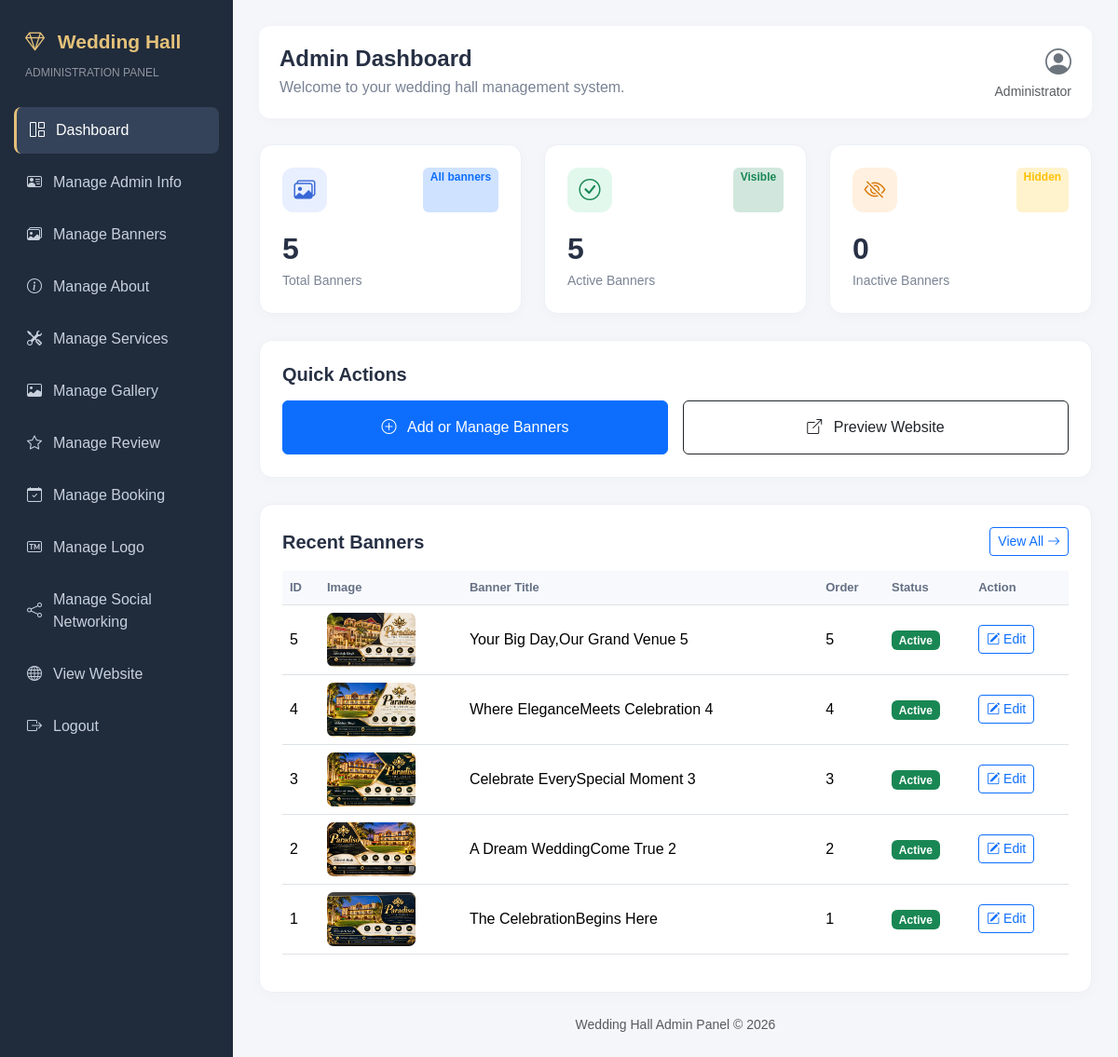
The app's page /dashboard.php (signed in) with its own data.
### tables this page shows
CREATE TABLE `banners` (
  `id` int(11) NOT NULL,
  `banner_title` varchar(200) NOT NULL,
  `banner_subtitle` varchar(255) NOT NULL,
  `banner_description` text DEFAULT NULL,
  `banner_image` varchar(255) NOT NULL,
  `button_text` varchar(100) DEFAULT 'GET IN TOUCH',
  `button_link` varchar(255) DEFAULT '#contact',
  `sort_order` int(11) DEFAULT 0,
  `status` tinyint(1) DEFAULT 1,
  `created_at` timestamp NOT NULL DEFAULT current_timestamp()
);

### dashboard.php (the view, shortened to what this page needs)
<?php
include'config/db.php';
$stats = $conn->query("
    SELECT
        COUNT(*) AS total,
        COALESCE(SUM(status = 1), 0) AS active,
        COALESCE(SUM(status = 0), 0) AS inactive
    FROM banners
")->fetch_assoc();
$totalBanners = (int)$stats['total'];
$activeBanners = (int)$stats['active'];
$inactiveBanners = (int)$stats['inactive'];
$recentBanners = $conn->query("
    SELECT id, banner_title, banner_image, status, sort_order
    FROM banners
    ORDER BY id DESC
    LIMIT 5
");
function e($value) {
    return htmlspecialchars((string)$value, ENT_QUOTES, 'UTF-8');
}
?>
<!DOCTYPE html>
<html lang="en">
<head>
    <link href="https://cdn.jsdelivr.net/npm/bootstrap@5.3.3/dist/css/bootstrap.min.css"
          rel="stylesheet">
    <link href="https://cdn.jsdelivr.net/npm/bootstrap-icons@1.11.3/font/bootstrap-icons.css"
          rel="stylesheet">
          <link rel="stylesheet" href="https://cdn.jsdelivr.net/npm/bootstrap-icons@1.11.3/font/bootstrap-icons.min.css">
   <link rel="stylesheet" href="css/dashboard.css">
</head>
<body>
<aside class="sidebar">
    <div class="brand">
        <i class="bi bi-gem me-2"></i>
        Wedding Hall
        <div class="small text-white-50 mt-2"
             style="font-size:12px;font-weight:400;">
            ADMINISTRATION PANEL
        </div>
    </div>
   <nav>
    <a href="dashboard.php" class="nav-link active">
        <i class="bi bi-grid-1x2"></i> Dashboard
    </a>
    <a href="manage_admin_info.php" class="nav-link">
        <i class="bi bi-person-vcard"></i> Manage Admin Info
    </a>
    <a href="manage_banner.php" class="nav-link">
        <i class="bi bi-images"></i> Manage Banners
    </a>
    <a href="manage_about.php" class="nav-link">
        <i class="bi bi-info-circle"></i> Manage About
    </a>
    <a href="manage_services.php" class="nav-link">
        <i class="bi bi-tools"></i> Manage Services
    </a>
    <a href="manage_gallery.php" class="nav-link">
        <i class="bi bi-image"></i> Manage Gallery
    </a>
    <a href="manage_review.php" class="nav-link">
        <i class="bi bi-star"></i> Manage Review
    </a>
    <a href="manage_booking.php" class="nav-link">
        <i class="bi bi-calendar-check"></i> Manage Booking
    </a>
    <a href="manage_logo.php" class="nav-link">
        <i class="bi bi-badge-tm"></i> Manage Logo
    </a>
    <a href="manage_social.php" class="nav-link">
        <i class="bi bi-share"></i> Manage Social Networking
    </a>
    <a href="index.php" target="_blank" class="nav-link">
        <i class="bi bi-globe"></i> View Website
    </a>
    <a href="logout.php" class="nav-link">
        <i class="bi bi-box-arrow-right"></i> Logout
    </a>
</nav>
</aside>
<main class="main-content">
    <div class="topbar">
        <div>
            <h4 class="mb-0 fw-bold">Admin Dashboard</h4>
            <div class="welcome">
                Welcome to your wedding hall management system.
            </div>
        </div>
        <div class="text-end">
            <i class="bi bi-person-circle fs-3 text-secondary"></i>
            <div class="small text-muted">Administrator</div>
        </div>
    </div>
    <div class="row g-4">
        <div class="col-12 col-md-4">
            <div class="stat-card">
                <div class="d-flex justify-content-between">
                    <div class="stat-icon"
                         style="background:#e8efff;color:#3867d6;">
                        <i class="bi bi-images"></i>
                    </div>
                    <span class="badge bg-primary-subtle text-primary">
                        All banners
                    </span>
                </div>
                <div class="stat-number">
                    <?= $totalBanners ?>
                </div>
                <div class="stat-label">Total Banners</div>
            </div>
        </div>
        <div class="col-12 col-md-4">
            <div class="stat-card">
                <div class="d-flex justify-content-between">
                    <div class="stat-icon"
                         style="background:#e2f8ed;color:#198754;">
                        <i class="bi bi-check-circle"></i>
                    </div>
                    <span class="badge bg-success-subtle text-success">
                        Visible
                    </span>
                </div>
                <div class="stat-number">
                    <?= $activeBanners ?>
                </div>
                <div class="stat-label">Active Banners</div>
            </div>
        </div>
        <div class="col-12 col-md-4">
            <div class="stat-card">
                <div class="d-flex justify-content-between">
                    <div class="stat-icon"
                         style="background:#fff0df;color:#d97706;">
                        <i class="bi bi-eye-slash"></i>
                    </div>
                    <span class="badge bg-warning-subtle text-warning">
                        Hidden
                    </span>
                </div>
                <div class="stat-number">
                    <?= $inactiveBanners ?>
                </div>
                <div class="stat-label">Inactive Banners</div>
            </div>
        </div>
    </div>
    <div class="content-card">
        <h5 class="fw-bold mb-3">Quick Actions</h5>
        <div class="row g-3">
            <div class="col-12 col-md-6">
                <a href="banner_admin.php"
                   class="btn btn-primary w-100 py-3">
                    <i class="bi bi-plus-circle me-2"></i>
                    Add or Manage Banners
                </a>
            </div>
            <div class="col-12 col-md-6">
                <a href="index.php" target="_blank"
                   class="btn btn-outline-dark w-100 py-3">
                    <i class="bi bi-box-arrow-up-right me-2"></i>
                    Preview Website
                </a>
            </div>
        </div>
    </div>
    <div class="content-card">
        <div class="d-flex justify-content-between
                    align-items-center flex-wrap gap-2 mb-3">
            <h5 class="fw-bold mb-0">Recent Banners</h5>
            <a href="banner_admin.php"
               class="btn btn-sm btn-outline-primary">
                View All <i class="bi bi-arrow-right"></i>
            </a>
        </div>
        <div class="table-responsive">
            <table class="table table-hover">
                <thead>
                    <tr>
                        <th>ID</th>
                        <th>Image</th>
                        <th>Banner Title</th>
                        <th>Order</th>
                        <th>Status</th>
                        <th>Action</th>
                    </tr>
                </thead>
                <tbody>
                <?php if ($recentBanners->num_rows > 0): ?>
                    <?php while ($banner = $recentBanners->fetch_assoc()): ?>
                        <tr>
                            <td><?= (int)$banner['id'] ?></td>
                            <td>
                                <img
                                    src="<?= e($banner['banner_image']) ?>"
                                    class="banner-image"
                                    alt="Banner image">
                            </td>
                            <td>
                                <?= e(strip_tags($banner['banner_title'])) ?>
                            </td>
                            <td><?= (int)$banner['sort_order'] ?></td>
                            <td>
                                <?php if ((int)$banner['status'] === 1): ?>
                                    <span class="badge bg-success">
                                        Active
                                    </span>
                                <?php else: ?>
                                    <span class="badge bg-secondary">
                                        Inactive
                                    </span>
                                <?php endif; ?>
                            </td>
                            <td>
                                <a href="banner_admin.php?edit=<?= (int)$banner['id'] ?>"
                                   class="btn btn-sm btn-outline-primary">
                                    <i class="bi bi-pencil-square"></i> Edit
                                </a>
                            </td>
                        </tr>
                    <?php endwhile; ?>
                <?php endif; ?>
                </tbody>
            </table>
        </div>
    </div>
    <p class="text-center text-muted small mt-4">
        Wedding Hall Admin Panel &copy; <?= date('Y') ?>
    </p>
</main>
</body>
</html>

### css/dashboard.css (style rules this page uses)
* { box-sizing: border-box; }
body { margin: 0; background: #f5f6fa; font-family: Arial, sans-serif; color: #273044; }
.sidebar { position: fixed; top: 0; left: 0; bottom: 0; width: 250px; background: #202b3c; color: #fff; padding: 24px 15px; overflow-y: auto; z-index: 1000; }
.brand { font-size: 21px; font-weight: 700; padding: 5px 12px 28px; color: #e4c17a; }
.sidebar .nav-link { color: #c8d0dc; padding: 13px 14px; border-radius: 8px; margin-bottom: 6px; display: flex; align-items: center; gap: 12px; text-decoration: none; }
.sidebar .nav-link:hover, .sidebar .nav-link.active { background: #344359; color: #fff; }
.sidebar .nav-link.active { border-left: 3px solid #e4c17a; }
.main-content { margin-left: 250px; padding: 28px; }
.topbar { background: #fff; border-radius: 12px; padding: 18px 22px; display: flex; align-items: center; justify-content: space-between; gap: 15px; margin-bottom: 28px; box-shadow: 0 3px 15px #00000006; }
.stat-card { background: #fff; border-radius: 14px; padding: 24px; height: 100%; box-shadow: 0 3px 15px #00000006; border: 1px solid #edf0f5; }
.stat-icon { width: 48px; height: 48px; display: flex; justify-content: center; align-items: center; border-radius: 12px; font-size: 23px; }
.stat-number { font-size: 32px; font-weight: 700; margin-top: 15px; }
.stat-label { color: #7b8495; font-size: 14px; }
.content-card { background: #fff; border-radius: 14px; padding: 24px; margin-top: 28px; box-shadow: 0 3px 15px #00000006; border: 1px solid #edf0f5; }
.banner-image { width: 95px; height: 58px; object-fit: cover; border-radius: 7px; }
.table th { background: #f8f9fc; color: #647084; font-size: 13px; white-space: nowrap; }
.table td { vertical-align: middle; }
.welcome { color: #788294; margin-top: 5px; }

### records on screen
banners: id "5", banner_image (picture), banner_title "Your Big Day,Our Grand Venue 5", sort_order "5", status "Active"
banners: id "4", banner_image (picture), banner_title "Where EleganceMeets Celebration 4", sort_order "4", status "Active"
banners: id "3", banner_image (picture), banner_title "Celebrate EverySpecial Moment 3", sort_order "3", status "Active"
banners: id "2", banner_image (picture), banner_title "A Dream WeddingCome True 2", sort_order "2", status "Active"
banners: id "1", banner_image (picture), banner_title "The CelebrationBegins Here", sort_order "1", status "Active"

### other values on screen
$totalBanners "5"
$activeBanners "5"
$inactiveBanners "0"
